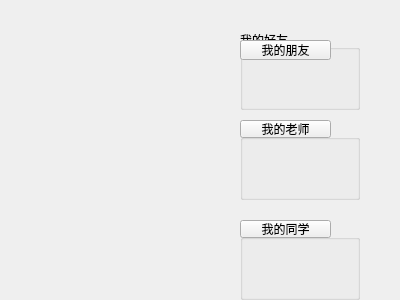
<?xml version="1.0" encoding="UTF-8"?>
<ui version="4.0">
 <class>choutiDialog</class>
 <widget class="QDialog" name="choutiDialog">
  <property name="geometry">
   <rect>
    <x>0</x>
    <y>0</y>
    <width>400</width>
    <height>300</height>
   </rect>
  </property>
  <property name="windowTitle">
   <string>Dialog</string>
  </property>
  <widget class="QGroupBox" name="groupBox">
   <property name="geometry">
    <rect>
     <x>240</x>
     <y>30</y>
     <width>120</width>
     <height>80</height>
    </rect>
   </property>
   <property name="title">
    <string>我的好友</string>
   </property>
   <widget class="QToolButton" name="toolButton">
    <property name="geometry">
     <rect>
      <x>0</x>
      <y>10</y>
      <width>91</width>
      <height>20</height>
     </rect>
    </property>
    <property name="text">
     <string>我的朋友</string>
    </property>
   </widget>
  </widget>
  <widget class="QGroupBox" name="groupBox_2">
   <property name="geometry">
    <rect>
     <x>240</x>
     <y>120</y>
     <width>120</width>
     <height>80</height>
    </rect>
   </property>
   <property name="title">
    <string>我的同事</string>
   </property>
   <widget class="QToolButton" name="toolButton_2">
    <property name="geometry">
     <rect>
      <x>0</x>
      <y>0</y>
      <width>91</width>
      <height>18</height>
     </rect>
    </property>
    <property name="text">
     <string>我的老师</string>
    </property>
   </widget>
  </widget>
  <widget class="QGroupBox" name="groupBox_3">
   <property name="geometry">
    <rect>
     <x>240</x>
     <y>220</y>
     <width>120</width>
     <height>80</height>
    </rect>
   </property>
   <property name="title">
    <string>我的老师</string>
   </property>
   <widget class="QToolButton" name="toolButton_3">
    <property name="geometry">
     <rect>
      <x>0</x>
      <y>0</y>
      <width>91</width>
      <height>18</height>
     </rect>
    </property>
    <property name="text">
     <string>我的同学</string>
    </property>
   </widget>
  </widget>
 </widget>
 <resources/>
 <connections/>
</ui>
